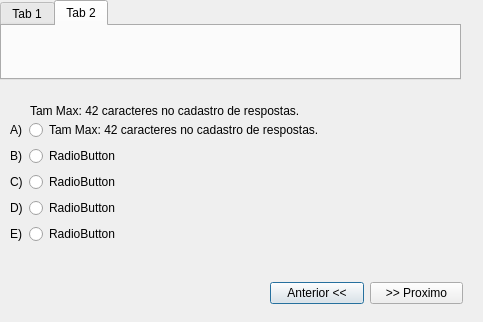
<?xml version="1.0" encoding="UTF-8"?>
<ui version="4.0">
 <class>Questionario</class>
 <widget class="QDialog" name="Questionario">
  <property name="geometry">
   <rect>
    <x>0</x>
    <y>0</y>
    <width>483</width>
    <height>322</height>
   </rect>
  </property>
  <property name="windowTitle">
   <string>Dialog</string>
  </property>
  <widget class="QWidget" name="layoutWidget">
   <property name="geometry">
    <rect>
     <x>270</x>
     <y>280</y>
     <width>193</width>
     <height>27</height>
    </rect>
   </property>
   <layout class="QHBoxLayout" name="horizontalLayout">
    <item>
     <widget class="QPushButton" name="pushButton">
      <property name="text">
       <string>Anterior &lt;&lt;</string>
      </property>
     </widget>
    </item>
    <item>
     <widget class="QPushButton" name="pushButton_2">
      <property name="text">
       <string>&gt;&gt; Proximo</string>
      </property>
     </widget>
    </item>
   </layout>
  </widget>
  <widget class="QLabel" name="label_6">
   <property name="geometry">
    <rect>
     <x>30</x>
     <y>100</y>
     <width>431</width>
     <height>21</height>
    </rect>
   </property>
   <property name="text">
    <string>Tam Max: 42 caracteres no cadastro de respostas.</string>
   </property>
  </widget>
  <widget class="QTabWidget" name="tabWidget">
   <property name="geometry">
    <rect>
     <x>0</x>
     <y>0</y>
     <width>461</width>
     <height>80</height>
    </rect>
   </property>
   <property name="currentIndex">
    <number>1</number>
   </property>
   <widget class="QWidget" name="tab">
    <attribute name="title">
     <string>Tab 1</string>
    </attribute>
   </widget>
   <widget class="QWidget" name="tab_2">
    <attribute name="title">
     <string>Tab 2</string>
    </attribute>
   </widget>
  </widget>
  <widget class="QWidget" name="">
   <property name="geometry">
    <rect>
     <x>10</x>
     <y>120</y>
     <width>451</width>
     <height>143</height>
    </rect>
   </property>
   <layout class="QFormLayout" name="formLayout">
    <item row="0" column="0">
     <layout class="QVBoxLayout" name="verticalLayout_2">
      <item>
       <widget class="QLabel" name="label">
        <property name="text">
         <string>A)</string>
        </property>
       </widget>
      </item>
      <item>
       <widget class="QLabel" name="label_2">
        <property name="text">
         <string>B)</string>
        </property>
       </widget>
      </item>
      <item>
       <widget class="QLabel" name="label_3">
        <property name="text">
         <string>C)</string>
        </property>
       </widget>
      </item>
      <item>
       <widget class="QLabel" name="label_5">
        <property name="text">
         <string>D)</string>
        </property>
       </widget>
      </item>
      <item>
       <widget class="QLabel" name="label_4">
        <property name="text">
         <string>E)</string>
        </property>
       </widget>
      </item>
     </layout>
    </item>
    <item row="0" column="1">
     <layout class="QVBoxLayout" name="verticalLayout">
      <item>
       <widget class="QRadioButton" name="radioButton_5">
        <property name="text">
         <string>Tam Max: 42 caracteres no cadastro de respostas.</string>
        </property>
       </widget>
      </item>
      <item>
       <widget class="QRadioButton" name="radioButton">
        <property name="text">
         <string>RadioButton</string>
        </property>
       </widget>
      </item>
      <item>
       <widget class="QRadioButton" name="radioButton_2">
        <property name="text">
         <string>RadioButton</string>
        </property>
       </widget>
      </item>
      <item>
       <widget class="QRadioButton" name="radioButton_3">
        <property name="text">
         <string>RadioButton</string>
        </property>
       </widget>
      </item>
      <item>
       <widget class="QRadioButton" name="radioButton_4">
        <property name="text">
         <string>RadioButton</string>
        </property>
       </widget>
      </item>
     </layout>
    </item>
   </layout>
  </widget>
 </widget>
 <resources/>
 <connections/>
</ui>
